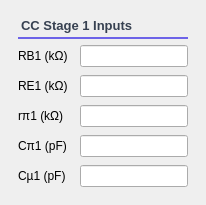
      <widget class="QFrame" name="cardStages_2">
       <property name="maximumSize">
        <size>
         <width>800</width>
         <height>16777215</height>
        </size>
       </property>
       <property name="styleSheet">
        <string notr="true">#cardStages_2 { 
background-color: #f8fafc;
color: #334155;
border-radius: 8px;
border: 1px solid #e2e8f0;
}
</string>
       </property>
       <property name="card" stdset="0">
        <bool>true</bool>
       </property>
       <layout class="QHBoxLayout" name="layoutStages_2">
        <property name="leftMargin">
         <number>18</number>
        </property>
        <property name="topMargin">
         <number>18</number>
        </property>
        <property name="rightMargin">
         <number>18</number>
        </property>
        <property name="bottomMargin">
         <number>18</number>
        </property>
        <item>
         <layout class="QVBoxLayout" name="layoutCC_2">
          <item>
           <widget class="QLabel" name="labelCCTitle">
            <property name="sizePolicy">
             <sizepolicy hsizetype="Preferred" vsizetype="Fixed">
              <horstretch>0</horstretch>
              <verstretch>0</verstretch>
             </sizepolicy>
            </property>
            <property name="styleSheet">
             <string notr="true">QLabel {
    color: #374151;
    font-size: 13px;
    font-weight: 600;
	background-color: transparent;
    padding-bottom: 4px;
    border: none;
    border-bottom: 2px solid #6D63E8;
	
	
	font: 13pt &quot;Rockwell&quot;;
}</string>
            </property>
            <property name="text">
             <string>CC Stage 1 Inputs</string>
            </property>
            <property name="sectionTitle" stdset="0">
             <bool>true</bool>
            </property>
           </widget>
          </item>
          <item>
           <layout class="QGridLayout" name="gridCC">
            <property name="horizontalSpacing">
             <number>12</number>
            </property>
            <property name="verticalSpacing">
             <number>8</number>
            </property>
            <item row="5" column="0">
             <widget class="QLabel" name="labelCmu1">
              <property name="text">
               <string>Cµ1 (pF)</string>
              </property>
              <property name="fieldLabel" stdset="0">
               <bool>true</bool>
              </property>
             </widget>
            </item>
            <item row="1" column="0">
             <widget class="QLabel" name="labelRE1">
              <property name="text">
               <string>RE1 (kΩ)</string>
              </property>
              <property name="fieldLabel" stdset="0">
               <bool>true</bool>
              </property>
             </widget>
            </item>
            <item row="4" column="0">
             <widget class="QLabel" name="labelCpi1">
              <property name="text">
               <string>Cπ1 (pF)</string>
              </property>
              <property name="fieldLabel" stdset="0">
               <bool>true</bool>
              </property>
             </widget>
            </item>
            <item row="3" column="0">
             <widget class="QLabel" name="labelRpi1">
              <property name="text">
               <string>rπ1 (kΩ)</string>
              </property>
              <property name="fieldLabel" stdset="0">
               <bool>true</bool>
              </property>
             </widget>
            </item>
            <item row="0" column="1">
             <widget class="SmartLineEdit" name="lineRB1"/>
            </item>
            <item row="5" column="1">
             <widget class="SmartLineEdit" name="lineCmu1"/>
            </item>
            <item row="3" column="1">
             <widget class="SmartLineEdit" name="lineRpi1"/>
            </item>
            <item row="4" column="1">
             <widget class="SmartLineEdit" name="lineCpi1"/>
            </item>
            <item row="1" column="1">
             <widget class="SmartLineEdit" name="lineRE1"/>
            </item>
            <item row="0" column="0">
             <widget class="QLabel" name="labelRB1">
              <property name="text">
               <string>RB1 (kΩ)</string>
              </property>
              <property name="fieldLabel" stdset="0">
               <bool>true</bool>
              </property>
             </widget>
            </item>
           </layout>
          </item>
         </layout>
        </item>
       </layout>
      </widget>
